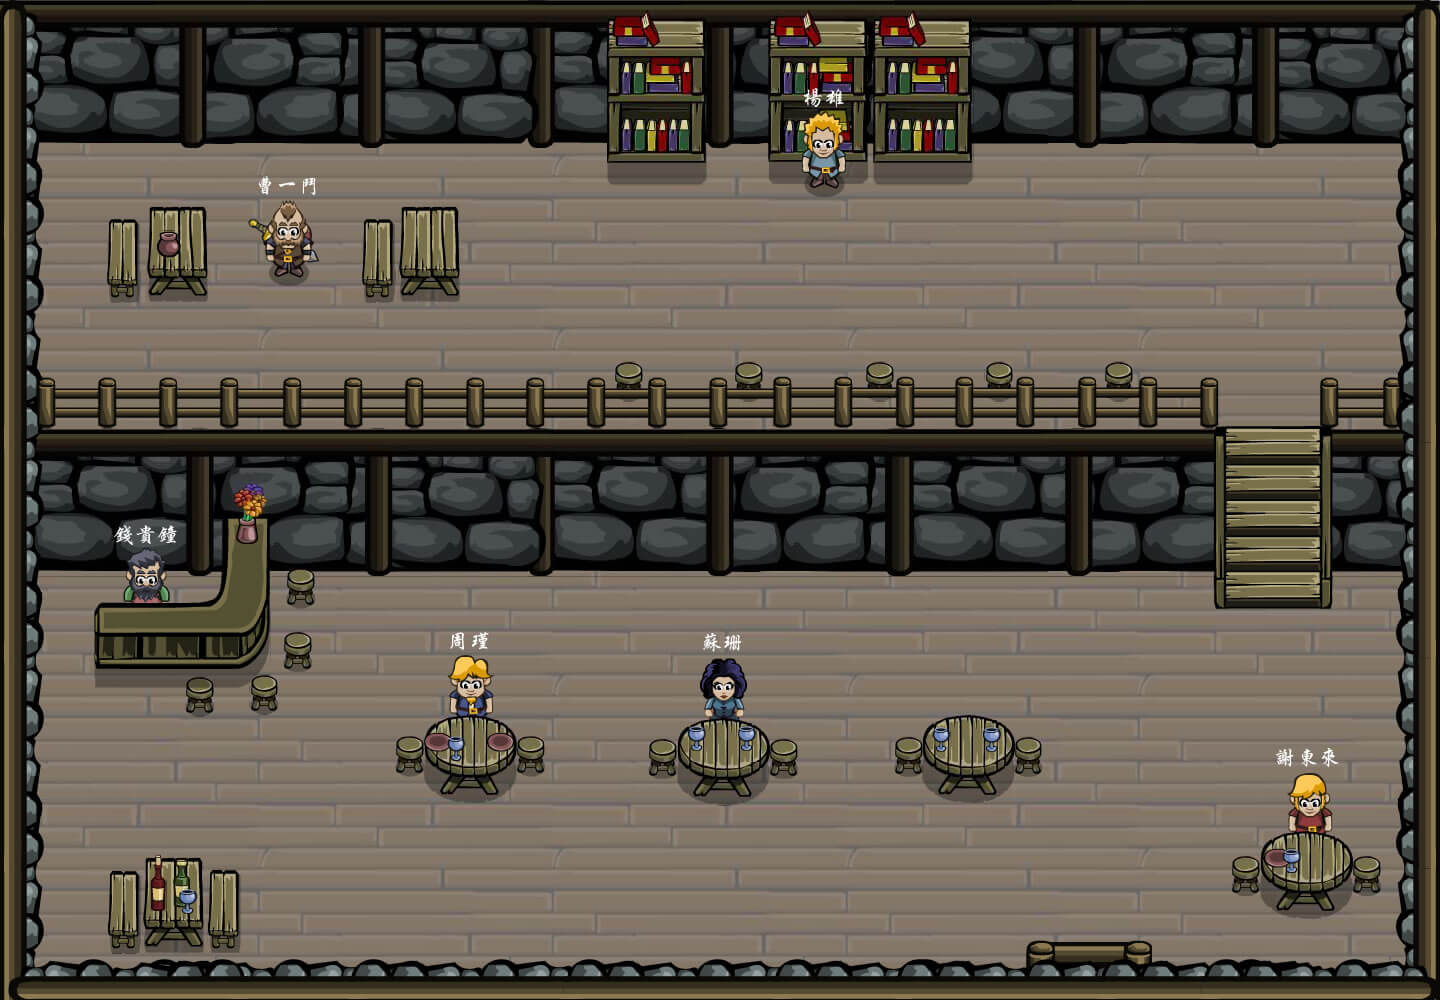

The image is a tile-based game level rendered from a .tmx file. Its description and source (layers, tilesets, objects; grid data summarised) follow:
An orthogonal 72x50 tile map with 20x20 px tiles, 1 tile layer (酒馆) and 14 objects (Door, mainPlayer, CaoYiDou, QianZhongGui, SuShan).

<map version="1.0" orientation="orthogonal" width="72" height="50" tilewidth="20" tileheight="20">
 <tileset firstgid="1" name="teahouse-min" tilewidth="20" tileheight="20">
  <image source="../img/map/teahouse-min.jpg" width="1440" height="1000" />
 </tileset>
 <layer name="酒馆" width="72" height="50">
  <data>[3600 cells, 3600 non-empty, 3600 distinct tile ids]</data>
 </layer>
 <objectgroup name="Door" width="72" height="50">
  <object name="Door" x="1028" y="930" width="118" height="22">
   <properties>
    <property name="location" value="3585,3280" />
    <property name="to" value="xiaozhen_shang" />
   </properties>
  </object>
 </objectgroup>
 <objectgroup name="Entities" width="72" height="50">
  <object name="mainPlayer" x="1058" y="896" width="47" height="19" />
  <object name="CaoYiDou" x="243" y="283" width="85" height="17" />
  <object name="QianZhongGui" x="99" y="679" width="85" height="18" />
  <object name="SuShan" x="684" y="803" width="63" height="21" />
 </objectgroup>
 <objectgroup name="collision" width="72" height="50">
  <object x="1395" y="375">
   <polyline points="0,0 -3,-229 -422,-229 -422,-215 -545,-214 -557,-188 -584,-187 -597,-212 -788,-212 -794,-231 -1353,-230 -1354,-1 -788,2 -768,-16 -275,-15 -179,4 -179,233 -196,197 -1076,196 -1087,291 -1118,330 -1207,335 -1206,294 -1354,294 -1357,581 -1290,583 -1286,497 -1249,482 -1195,483 -1159,496 -1159,583 1,584 0,524 -65,534 -119,534 -166,515 -165,485 -117,455 -119,371 2,370 1,198 -47,198 -63,229 -65,56 -75,48 -75,2 1,2" />
  </object>
  <object x="458" y="294">
   <polyline points="0,0 1,-90 -55,-89 -98,-73 -99,-11 -92,4 -1,4" />
  </object>
  <object x="205" y="296">
   <polyline points="0,0 0,-90 -56,-88 -96,-75 -98,-15 -95,0 -1,1" />
  </object>
  <object x="1040" y="740">
   <polyline points="0,0 -70,-30 -144,1 -146,30 -99,55 -46,55 1,33 1,1" />
  </object>
  <object x="797" y="741">
   <polyline points="0,0 -50,-24 -52,-113 -98,-112 -98,-23 -149,3 -149,33 -103,58 -48,55 -1,32 1,0" />
  </object>
  <object x="544" y="738">
   <polyline points="0,0 -51,-25 -53,-110 -98,-109 -97,-26 -145,0 -150,31 -101,57 -48,57 1,32 1,0" />
  </object>
  <object x="205" y="277">
   <polyline points="0,0 153,1" />
  </object>
  <object x="204" y="207">
   <polyline points="1,0 54,-34 116,-34" />
  </object>
  <object x="361" y="220">
   <polyline points="0,0 -42,-48" />
  </object>
 </objectgroup>
</map>